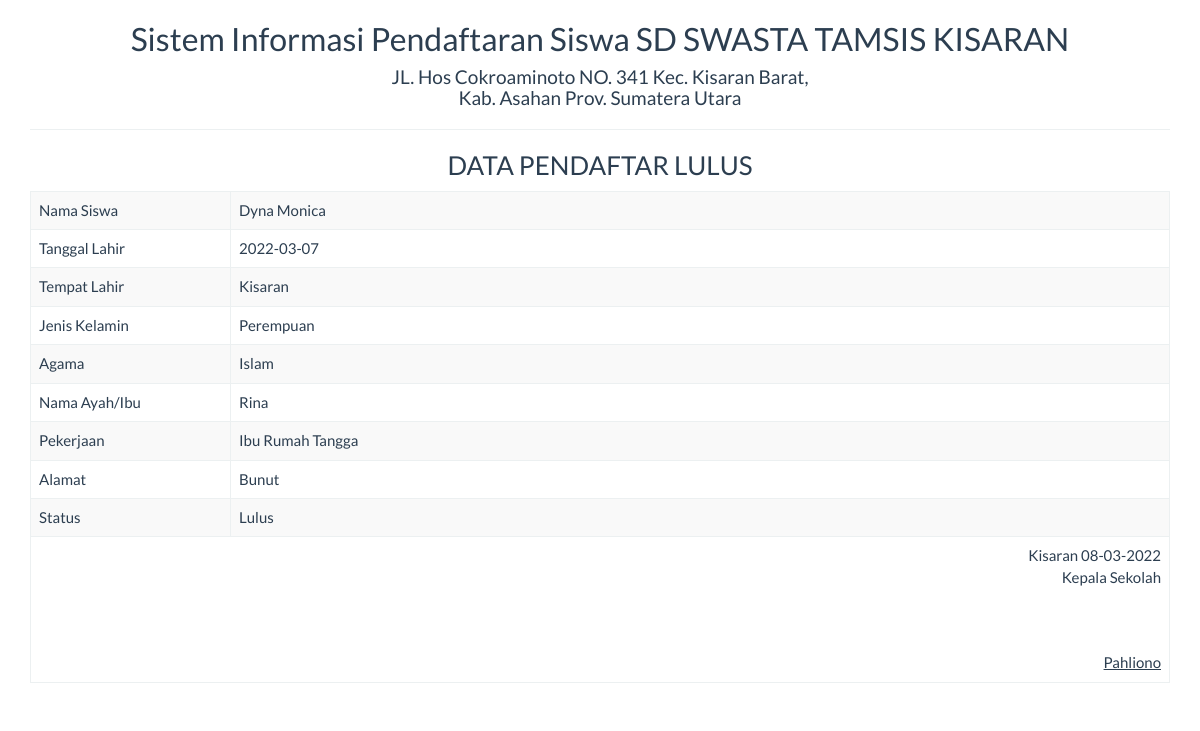
The page /report/lulus_satu.php?id=7 on the database its author committed.
### tables this page shows
CREATE TABLE `tbl_pendaftar` (
  `id` int(11) NOT NULL,
  `nmsiswa` varchar(255) NOT NULL,
  `tgllahir` date NOT NULL,
  `tempatlahir` varchar(50) NOT NULL,
  `jk` varchar(20) NOT NULL,
  `agama` varchar(20) NOT NULL,
  `nmortu` varchar(255) NOT NULL,
  `pekerjaan` varchar(50) NOT NULL,
  `nohp` varchar(15) NOT NULL,
  `nowa` varchar(15) NOT NULL,
  `alamat` varchar(200) NOT NULL,
  `id_status` varchar(20) NOT NULL
);

### report/lulus_satu.php (the view, shortened to what this page needs)
<!DOCTYPE html>
<html>
    <head>
        <link href="../Assets/css/bootstrap.min.css" rel="stylesheet" type="text/css"/>
    </head>
    <body onload="print()">
        <?php
        include '../config/koneksi.php';
        $sql = "SELECT * FROM tbl_pendaftar WHERE id='" . $_GET ['id'] . "'";
        $query = mysqli_query($koneksi, $sql) or die("SQL Detail error");
        $data = mysqli_fetch_array($query);
        ?>
        <div class="container">
            <div class='row'>
                <div class="col-sm-12">
                    <div class="text-center">
                        <h2>Sistem Informasi Pendaftaran Siswa SD SWASTA TAMSIS KISARAN</h2>
                        <h4> JL. Hos Cokroaminoto NO. 341 Kec. Kisaran Barat,<br> Kab. Asahan Prov. Sumatera Utara </h4>
                        <hr>
                        <h3>DATA PENDAFTAR LULUS</h3>
                    </div>
                        <table class="table table-bordered table-striped table-hover">
                            <tbody>
                                <tr>
                                    <td>Nama Siswa</td> <td><?= $data['nmsiswa'] ?></td>
                                </tr>
                                <tr>
                                    <td width="200">Tanggal Lahir</td> <td><?= $data['tgllahir'] ?></td>
                                </tr>
                                <tr>
                                    <td>Tempat Lahir</td> <td><?= $data['tempatlahir'] ?></td>
                                </tr>
                                <tr>
                                    <td>Jenis Kelamin</td> <td><?= $data['jk'] ?></td>
                                </tr>
                                <tr>
                                    <td>Agama</td> <td><?= $data['agama'] ?></td>
                                </tr>
                                <tr>
                                    <td>Nama Ayah/Ibu</td> <td><?= $data['nmortu'] ?></td>
                                </tr>
                                <tr>
                                    <td>Pekerjaan</td> <td><?= $data['pekerjaan'] ?></td>
                                </tr>
                                <tr>
                                    <td>Alamat</td> <td><?= $data['alamat'] ?></td>
                                </tr>
                                <tr>
                                    <td>Status</td> <td><?= $data['id_status'] ?></td>
                                </tr>
                            </tbody>
                            <tfoot>
                                <tr>
                                    <td colspan="2" class="text-right">
                                        Kisaran  <?= date("d-m-Y") ?>
                                        <br>
                                        Kepala Sekolah
                                        <br><br><br><br>
                                        <u>Pahliono<strong></u><br>
                                    </td>
                                </tr>
                            </tfoot>
                        </table>
                </div>
            </div>
    </body>
</html>

### rows shown on the page
tbl_pendaftar: nmsiswa "Dyna Monica", tgllahir "2022-03-07", tempatlahir "Kisaran", jk "Perempuan", agama "Islam", nmortu "Rina", pekerjaan "Ibu Rumah Tangga", alamat "Bunut", id_status "Lulus"
